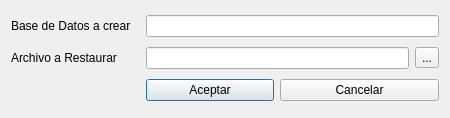
<ui version="4.0" >
 <class>RestBackupBase</class>
 <widget class="QDialog" name="RestBackupBase" >
  <property name="geometry" >
   <rect>
    <x>0</x>
    <y>0</y>
    <width>450</width>
    <height>118</height>
   </rect>
  </property>
  <property name="sizePolicy" >
   <sizepolicy vsizetype="Fixed" hsizetype="Fixed" >
    <horstretch>0</horstretch>
    <verstretch>0</verstretch>
   </sizepolicy>
  </property>
  <property name="maximumSize" >
   <size>
    <width>450</width>
    <height>118</height>
   </size>
  </property>
  <property name="windowTitle" >
   <string>Restaurar Backup</string>
  </property>
  <property name="windowIcon" >
   <iconset resource="resources.qrc" >
    <normaloff>:/images/bulmasetup_cargarempresa.xpm</normaloff>:/images/bulmasetup_cargarempresa.xpm</iconset>
  </property>
  <layout class="QGridLayout" >
   <item row="0" column="0" >
    <widget class="QLabel" name="label" >
     <property name="text" >
      <string>Base de Datos a crear</string>
     </property>
     <property name="buddy" >
      <cstring>mui_dbname</cstring>
     </property>
    </widget>
   </item>
   <item row="0" column="1" colspan="3" >
    <widget class="QLineEdit" name="mui_dbname" />
   </item>
   <item row="1" column="0" >
    <widget class="QLabel" name="label_2" >
     <property name="text" >
      <string>Archivo a Restaurar</string>
     </property>
    </widget>
   </item>
   <item row="1" column="1" colspan="2" >
    <widget class="QLineEdit" name="mui_filename" />
   </item>
   <item row="1" column="3" >
    <widget class="QToolButton" name="mui_filesearch" >
     <property name="text" >
      <string>...</string>
     </property>
    </widget>
   </item>
   <item row="2" column="1" >
    <widget class="QPushButton" name="mui_aceptar" >
     <property name="text" >
      <string>Aceptar</string>
     </property>
    </widget>
   </item>
   <item row="2" column="2" colspan="2" >
    <widget class="QPushButton" name="mui_cancelar" >
     <property name="text" >
      <string>Cancelar</string>
     </property>
    </widget>
   </item>
  </layout>
 </widget>
 <resources>
  <include location="resources.qrc" />
 </resources>
 <connections>
  <connection>
   <sender>mui_cancelar</sender>
   <signal>released()</signal>
   <receiver>RestBackupBase</receiver>
   <slot>reject()</slot>
   <hints>
    <hint type="sourcelabel" >
     <x>345</x>
     <y>93</y>
    </hint>
    <hint type="destinationlabel" >
     <x>32</x>
     <y>84</y>
    </hint>
   </hints>
  </connection>
 </connections>
</ui>
